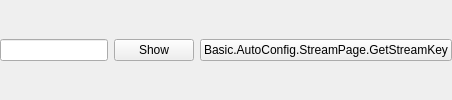
              <widget class="QWidget" name="streamKeyWidget">
               <layout class="QHBoxLayout" name="horizontalLayout_11">
                <property name="leftMargin">
                 <number>0</number>
                </property>
                <property name="topMargin">
                 <number>0</number>
                </property>
                <property name="rightMargin">
                 <number>0</number>
                </property>
                <property name="bottomMargin">
                 <number>0</number>
                </property>
                <item>
                 <widget class="QLineEdit" name="key">
                  <property name="inputMask">
                   <string notr="true"/>
                  </property>
                  <property name="text">
                   <string notr="true"/>
                  </property>
                  <property name="echoMode">
                   <enum>QLineEdit::Password</enum>
                  </property>
                 </widget>
                </item>
                <item>
                 <widget class="QPushButton" name="show">
                  <property name="text">
                   <string>Show</string>
                  </property>
                 </widget>
                </item>
                <item>
                 <widget class="UrlPushButton" name="getStreamKeyButton">
                  <property name="toolTip">
                   <string/>
                  </property>
                  <property name="toolTipDuration">
                   <number>-4</number>
                  </property>
                  <property name="text">
                   <string>Basic.AutoConfig.StreamPage.GetStreamKey</string>
                  </property>
                 </widget>
                </item>
               </layout>
              </widget>
